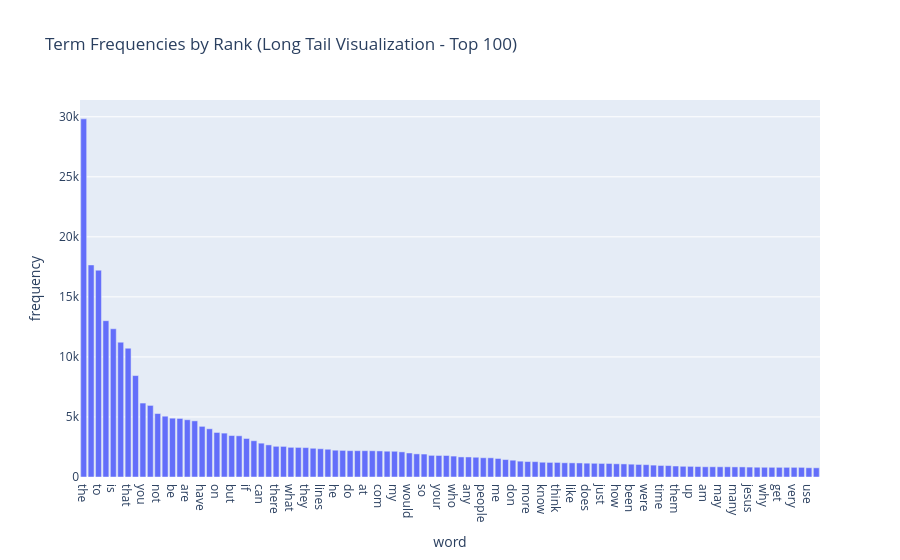

The notebook cell this image was saved under:
### Markdown cell above
### >>> **Exercise 14 (take home):** 
Additionally, you can attempt to sort the terms on the `x-axis` by frequency instead of in alphabetical order. This way the visualization is more meaninfgul and you will be able to observe the so called [long tail](https://en.wikipedia.org/wiki/Long_tail) (get familiar with this term since it will appear a lot in data mining and other statistics courses). see picture below

![alt txt](https://upload.wikimedia.org/wikipedia/commons/thumb/8/8a/Long_tail.svg/1000px-Long_tail.svg.png)

### Code cell
# Answer here
import plotly.express as px

TOP_N = 100 

top_n_df = word_freq_df.sort_values(by='frequency', ascending=False).head(TOP_N)

fig = px.bar(
    top_n_df, 
    x='word', 
    y='frequency', 
    title=f'Term Frequencies by Rank (Long Tail Visualization - Top {TOP_N})'
)

fig.update_layout(
    xaxis={'categoryorder': 'total descending'} 
)

fig.show()

### Figure 1 — Plotly figure (JSON) as saved in the notebook; plotly's stock layout.template omitted (floating-point values rounded to 4 significant figures)
{"data": [{"hovertemplate": "word=%{x}<br>frequency=%{y}<extra></extra>", "legendgroup": "", "marker": {"color": "#636efa", "pattern": {"shape": ""}}, "name": "", "orientation": "v", "showlegend": false, "textposition": "auto", "type": "bar", "x": ["the", "of", "to", "and", "is", "in", "that", "it", "you", "for", "not", "this", "be", "from", "are", "edu", "have", "as", "on", "with", "but", "or", "if", "was", "can", "we", "there", "by", "what", "subject", "they", "an", "lines", "one", "he", "god", "do", "organization", "at", "re", "com", "about", "my", "all", "would", "will", "so", "some", "your", "no", "who", "has", "any", "writes", "people", "which", "me", "article", "don", "his", "more", "other", "know", "when", "think", "their", "like", "university", "does", "out", "just", "only", "how", "also", "been", "than", "were", "then", "time", "because", "them", "posting", "up", "had", "am", "should", "may", "these", "many", "say", "jesus", "see", "why", "us", "get", "good", "very", "believe", "use", "such"], "xaxis": "x", "y": [29825, 17660, 17222, 13017, 12343, 11226, 10723, 8447, 6157, 5962, 5285, 5063, 4898, 4877, 4769, 4675, 4218, 4015, 3709, 3655, 3453, 3432, 3208, 3020, 2818, 2674, 2556, 2548, 2472, 2464, 2448, 2393, 2353, 2312, 2232, 2216, 2193, 2192, 2191, 2186, 2172, 2148, 2143, 2093, 2000, 1925, 1912, 1802, 1793, 1791, 1742, 1671, 1669, 1645, 1604, 1599, 1543, 1453, 1400, 1318, 1286, 1278, 1230, 1215, 1213, 1184, 1177, 1170, 1151, 1142, 1130, 1127, 1100, 1090, 1068, 1045, 1028, 989, 959, 952, 914, 892, 885, 870, 852, 851, 850, 850, 841, 840, 825, 814, 811, 808, 806, 805, 805, 803, 772, 766], "yaxis": "y"}], "layout": {"barmode": "relative", "legend": {"tracegroupgap": 0}, "title": {"text": "Term Frequencies by Rank (Long Tail Visualization - Top 100)"}, "xaxis": {"anchor": "y", "categoryorder": "total descending", "domain": [0, 1], "title": {"text": "word"}}, "yaxis": {"anchor": "x", "domain": [0, 1], "title": {"text": "frequency"}}}}
